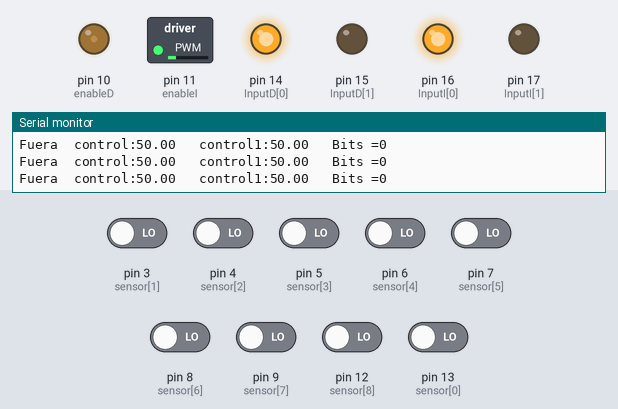
Simulated run of this sketch. Board: Arduino Uno, built with avr-gcc and run on an emulated ATmega328P. Parts: switched loads named in the sketch (green lamp = pin HIGH), output pins drawn as LEDs (lit = HIGH), the last lines printed to the serial monitor. Inputs (shaded band) come from the test bench; at power-on: pin 3 (sensor[1]), pin 4 (sensor[2]), pin 5 (sensor[3]), pin 6 (sensor[4]), pin 7 (sensor[5]), pin 8 (sensor[6]), pin 9 (sensor[7]), pin 12 (sensor[8]), pin 13 (sensor[0]) LOW.

Above: at 1.2 s.
1.3 s: pin 3 (sensor[1]) driven HIGH
At 2.6 s:
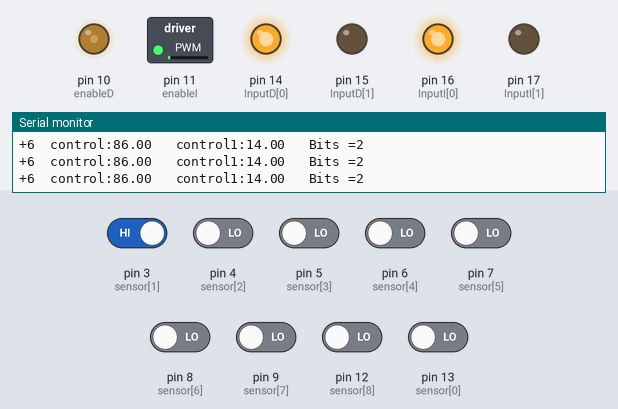
2.9 s: pin 9 (sensor[7]) driven HIGH
5.9 s: pin 3 (sensor[1]) driven LOW
At 6.6 s:
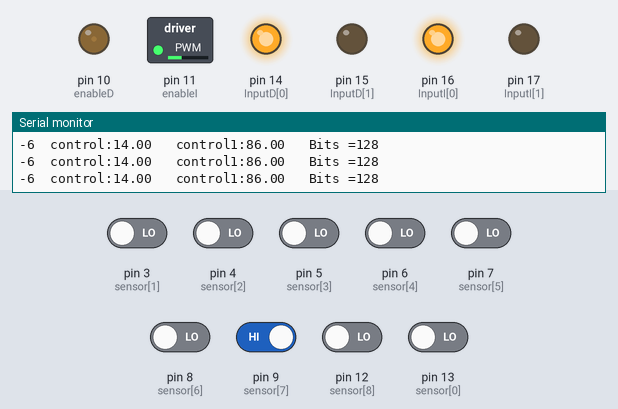
7.4 s: pin 4 (sensor[2]) driven HIGH
10.4 s: pin 9 (sensor[7]) driven LOW
At 11.8 s:
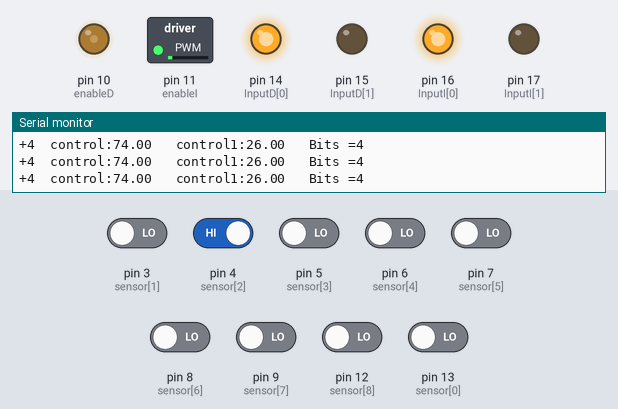
13.4 s: pin 5 (sensor[3]) driven HIGH
At 14.4 s:
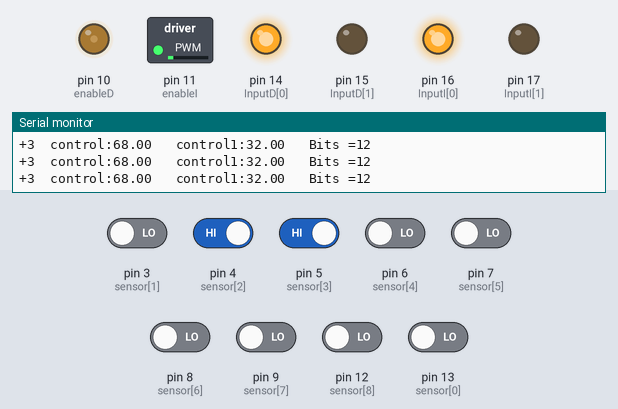
Timing chart, 0 to 16.4 s (numbered marks = the images above; inputs shaded):
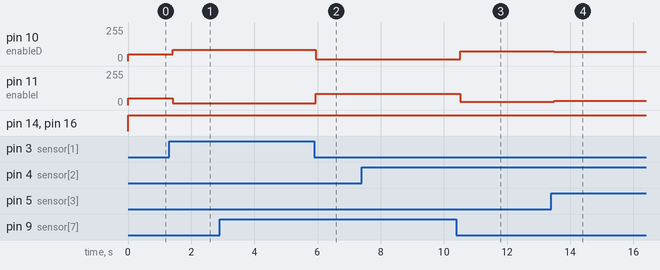

The sketch:

Control_Proporcional.ino
```cpp
/*
 Name:		Control_Proporcional.ino
 Created:	07/04/2019 17:23:59
 Author:	Borxo García
 Proyect:   Robot BoB
*/

//Habilitación DEBUG//
#define DEBUG

//Constantes//
const int sensor[] = { 13,3,4,5,6,7,8,9,12 };
const int InputD[] = { 14,15 };
const int InputI[] = { 16,17 };
const int enableD = 10;
const int enableI = 11;

//Variables//
int estado = 0;
int error = 0;
float control = 0;
float control1 = 0;

//Variables control Proporcional//
float velocidad = 50;
float kp = 6;


void setup()
{
	for (int i = 8; i >= 0; i--) {
		pinMode(InputD[i], OUTPUT);
		pinMode(InputI[i], OUTPUT);
		pinMode(sensor[i], INPUT);
	}

	#ifdef DEBUG
		Serial.begin(4800);
	#endif // DEBUG


}

void loop()
{
	LecturaSensores();
	control = velocidad + (error*kp);
	control1 = velocidad - (error*kp);
	Motores();

	#ifdef DEBUG
		Serial.print("control:");
		Serial.print(control);
		Serial.print("   ");
		Serial.print("control1:");
		Serial.print(control1);
		Serial.print("   ");
	#endif // DEBUG

}

void LecturaSensores()
{
	estado = 0;

	for (int i = 0; i <= 8; i++)
	{
		estado |= digitalRead(sensor[i]) << i;
	}

	#ifdef DEBUG
		Serial.print("Bits =");
		Serial.println(estado);
	#endif // DEBUG


	switch (estado)
	{
	case 0B000000001:
		#ifdef DEBUG
			Serial.print("+8  ");
		#endif // DEBUG
		error = 8;
		break;

	case 0B000000011:
		#ifdef DEBUG
			Serial.print("+7  ");
		#endif // DEBUG
		error = 7;
		break;

	case 0B000000010:
		#ifdef DEBUG
			Serial.print("+6  ");
		#endif // DEBUG
		error = 6;
		break;

	case 0B000000110:
		#ifdef DEBUG
			Serial.print("+5  ");
		#endif // DEBUG
		error = 5;
		break;

	case 0B000000100:
		#ifdef DEBUG
			Serial.print("+4  ");
		#endif // DEBUG
		error = 4;
		break;

	case 0B000001100:
		#ifdef DEBUG
			Serial.print("+3  ");
		#endif // DEBUG
		error = 3;
		break;

	case 0B000001000:
		#ifdef DEBUG
			Serial.print("+2  ");
		#endif // DEBUG
		error = 2;
		break;

	case 0B000011000:
		#ifdef DEBUG
			Serial.print("+1  ");
		#endif // DEBUG
		error = 1;
		break;

	case 0B000010000:
		#ifdef DEBUG
			Serial.print("0  ");
		#endif // DEBUG
		error = 0;
		break;

	case 0B000110000:
		#ifdef DEBUG
			Serial.print("-1  ");
		#endif // DEBUG
		error = -1;
		break;

	case 0B000100000:
		#ifdef DEBUG
			Serial.print("-2  ");
		#endif // DEBUG
		error = -2;
		break;

	case 0B001100000:
		#ifdef DEBUG
			Serial.print("-3  ");
		#endif // DEBUG
		error = -3;
		break;

	case 0B001000000:
		#ifdef DEBUG
			Serial.print("-4  ");
		#endif // DEBUG
		error = -4;
		break;

	case 0B011000000:
		#ifdef DEBUG
			Serial.print("-5  ");
		#endif // DEBUG
		error = -5;
		break;

	case 0B010000000:
		#ifdef DEBUG
			Serial.print("-6  ");
		#endif // DEBUG
		error = -6;
		break;

	case 0B110000000:
		#ifdef DEBUG
			Serial.print("-7  ");
		#endif // DEBUG
		error = -7;
		break;

	case 0B100000000:
		#ifdef DEBUG
			Serial.print("-8  ");
		#endif // DEBUG
		error = -8;
		break;

	default:
		#ifdef DEBUG
			Serial.print("Fuera  ");
		#endif // DEBUG
		break;
	}

}

void Motores()
{
	digitalWrite(InputD[0], HIGH);
	digitalWrite(InputD[1], LOW);
	digitalWrite(InputI[0], HIGH);
	digitalWrite(InputI[1], LOW);

	analogWrite(enableD, control);
	analogWrite(enableI, control1);

	if (control < 0)
	{
		control = abs(control);
		digitalWrite(InputI[0], LOW);
		digitalWrite(InputI[1], HIGH);
	}

	else if (control1 < 0)
	{
		control1 = abs(control1);
		digitalWrite(InputD[0], LOW);
		digitalWrite(InputD[1], HIGH);
	}

}
```

Measured:
- after the input at 1.3 s, pin 10 (enableD): 50/255 → 86/255 after 0.12 s; pin 11 (enableI): 50/255 → 14/255 after 0.12 s
- after the input at 5.9 s, pin 10 (enableD): 86/255 → 14/255 at once; pin 11 (enableI): 14/255 → 86/255 at once
- after the input at 10.4 s, pin 10 (enableD): 14/255 → 74/255 after 0.12 s; pin 11 (enableI): 86/255 → 26/255 after 0.12 s
- after the input at 13.4 s, pin 10 (enableD): 74/255 → 68/255 after 0.10 s; pin 11 (enableI): 26/255 → 32/255 after 0.10 s
